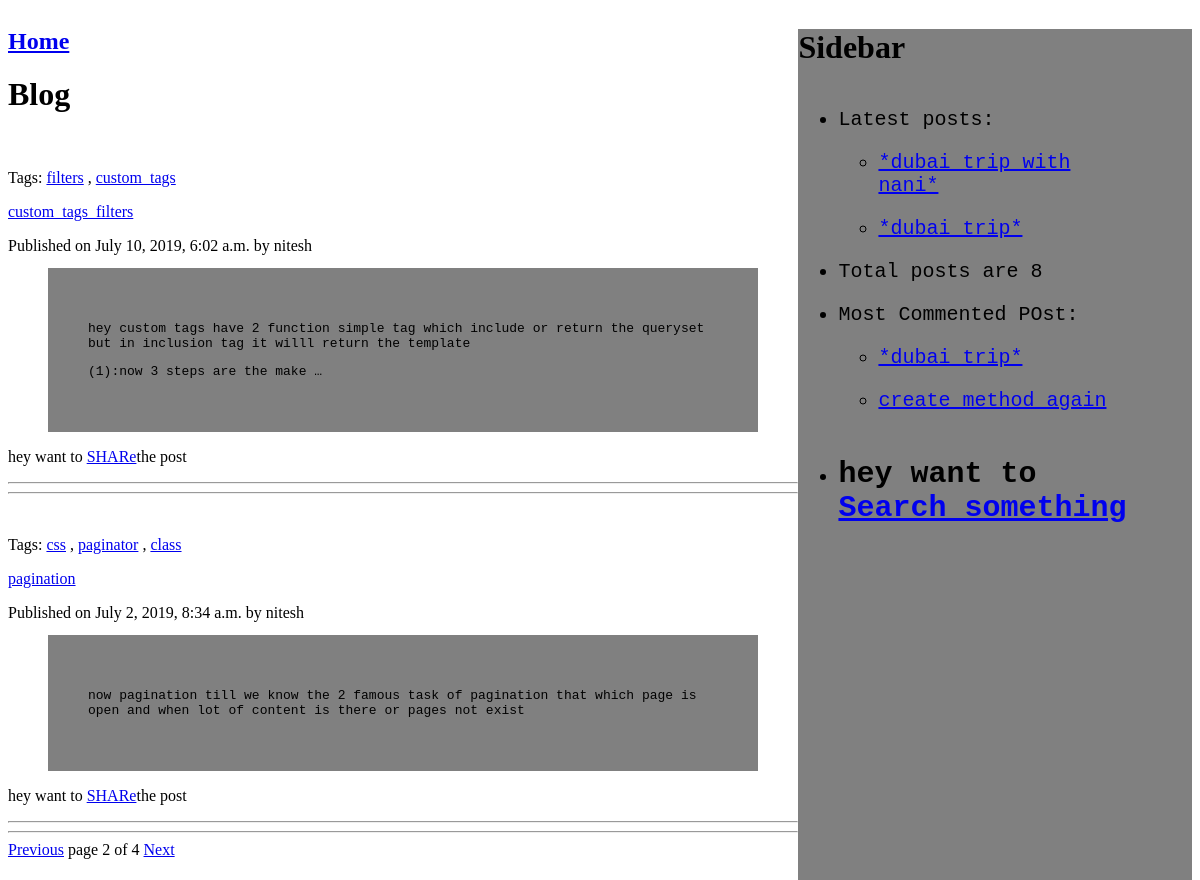
Screenshot of /?page=2 with the database file from the repository.
### blog/models.py (models this page shows, shortened)
class Post(models.Model):
    CHOICE = (
        ('draft','Draft'),('published','Published'),
    )
    title=models.CharField(max_length=250)
    publish=models.DateTimeField(default=timezone.now)
    created=models.DateTimeField(auto_now_add=True)
    updated=models.DateTimeField(auto_now=True)
    slug=models.SlugField(max_length=250,unique_for_date='publish')
    status=models.CharField(max_length=20,
                            choices=CHOICE,default='draft')
    author=models.ForeignKey(User,on_delete=models.CASCADE,
                             related_name='blog')
    body=models.TextField()
    objects=models.Manager()
    published=PublishedManager()
    tags = TaggableManager()
    def get_absolute_url(self):
        return reverse('blog:post_detail',
                     args=[
                         self.publish.year,self.publish.month,self.publish.day,
                         self.slug
                     ]
                       )
    class Meta:
        ordering=('-publish',)

### blog/views.py (the view)
# urls.py: path('',views.post_list,name="post_list"),
def post_list(request,tag_slug=None):
    object_list = Post.published.all()
    tag = None
    if tag_slug:
        tag = get_object_or_404(Tag, slug=tag_slug)
        object_list = object_list.filter(tags__in=[tag])
    paginater=Paginator(object_list,2)
    page=request.GET.get('page')
    try:
        posts=paginater.page(page)
    except PageNotAnInteger:
        posts=paginater.page(1)
    except EmptyPage:
        posts=paginater.page(paginater.num_pages)
    context={'page':page,'tag':tag,'posts':posts}
    template = 'blog/index.html'
    return render(request,template,context)

### blog/models.py (called while the page is built)
    def get_queryset(self):
        return super(PublishedManager,self).get_queryset().filter(status='published')

### blog/templatetags/custom_tags.py (called while the page is built)
@register.simple_tag(name='count')
def total_posts_written():
    return Post.published.count()

@register.inclusion_tag('blog/latest_post.html')
def show_latest_post(count=3):
    latest_post=Post.published.order_by('-publish')[:count]
    return {'latest_post':latest_post}

@register.inclusion_tag('blog/most_comment.html')
def most_commented(count=3):
    most_commented_post=Post.published.annotate(total_comments=Count('comments')).order_by('-total_comments')[:count]
    return {'most_commented_post':most_commented_post}

@register.filter(name='markdown')
def markddown_format(text):
    return mark_safe(markdown.markdown(text))

### blog/templates/blog/index.html (shortened to what this page needs)
{%extends 'blog/base.html'%}
{%load custom_tags%}
{%block content%}
<h1>Blog</h1>
{%for post in posts%}
<br>
<p	class="tags">Tags:
    {%for tag in post.tags.all%}
<a href="{%url 'blog:post_list_by_tag' tag.slug%}">{{tag.name}}</a>
    {%if not forloop.last %},{%endif%}
    {%endfor%}
</p>
<a href="{{post.get_absolute_url}}">{{post.title|markdown}}</a>
Published on {{post.publish}} by {{post.author}}
<blockquote style="background-color:grey;font-family:monospace;padding:40px;">
    {{post.body|markdown|truncatewords:30}}
</blockquote>
<p>
    hey want to <a href="{%url 'blog:post_share' post.id%}">SHARe</a>the post
</p>
<hr style="color:cyan;">
<hr style="color:cyan;">
{%endfor%}
{%include 'blog/pagination.html' with page=posts%}
{%endblock%}

### blog/templates/blog/latest_post.html
 <ul>
        {%for post in latest_post %}
        <li>
            <a href="{{post.get_absolute_url}}">{{post.title}}</a>
        </li>
        {%endfor%}
    </ul>

### blog/templates/blog/most_comment.html
 <ul>
        {%for post in most_commented_post %}
        <li>
            <a href="{{post.get_absolute_url}}">{{post.title}}</a>
        </li>
        {%endfor%}
    </ul>

### blog/templates/blog/base.html (style rules this page uses)
li { font-size:20px; font-family:monospace; padding-top:20px; background-color:grey; margin-right:60px; }

### rows the page displays
Post: title "custom_tags_filters", publish "July 10, 2019, 6:02 a.m.", author "nitesh", body "hey custom tags have 2 function simple tag which include or return the queryset but in inclusion tag it willl return the template (1):now 3 steps are the make …"
Tag: name "filters"
Tag: name "custom_tags"
Post: title "pagination", publish "July 2, 2019, 8:34 a.m.", author "nitesh", body "now pagination till we know the 2 famous task of pagination that which page is open and when lot of content is there or pages not exist"
Tag: name "css"
Tag: name "paginator"
Tag: name "class"
Post: title "*dubai trip with nani*"
Post: title "*dubai trip*"
Post: title "create method again"

### other values shown
{{ page.number }} "2"
{{ page.paginator.num_pages }} "4"
